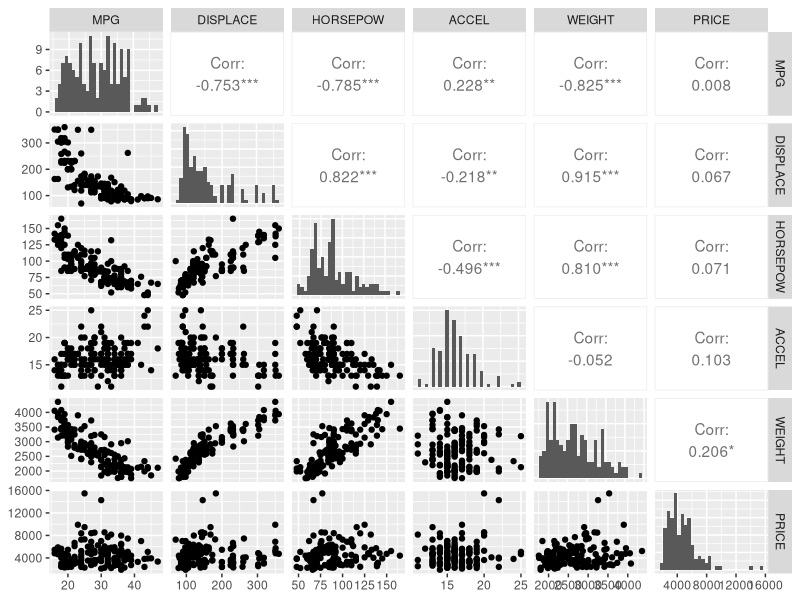
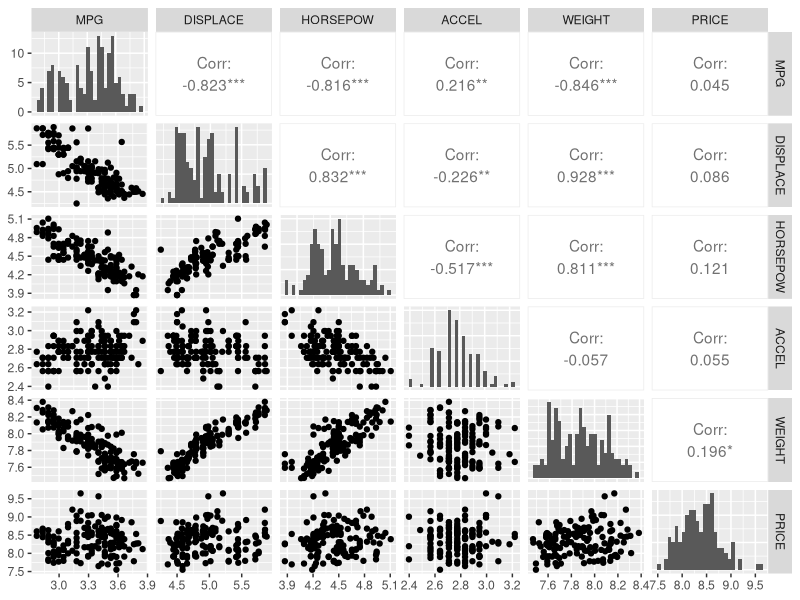
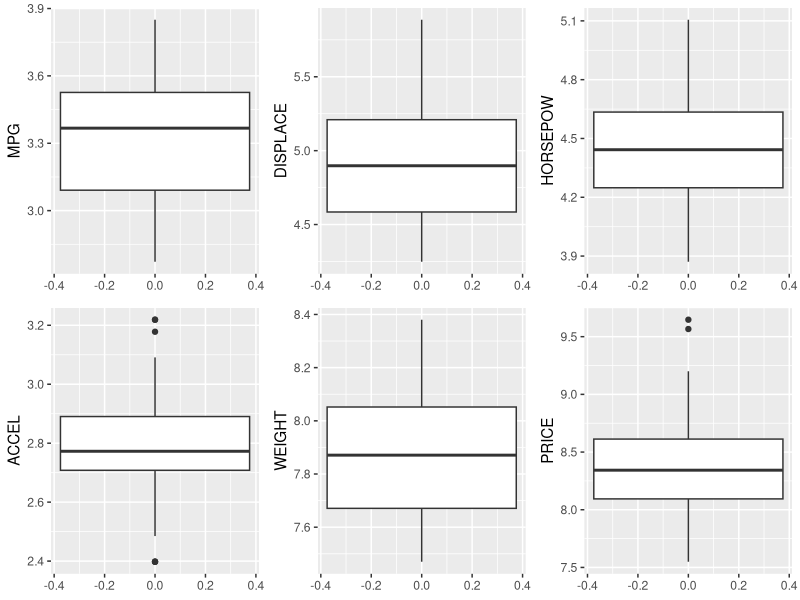

Write the R code that produced these figures, in order.
## ---- chunk 1
library(readxl)
library(dplyr)
library(tidyr)
df <- read_excel("CARDATA.xls")  %>% drop_na() %>% select(-MAKE, -MODEL) %>%
      mutate(ROW = NULL, CYLINDER = as.factor(CYLINDER), 
             YEAR = as.factor(YEAR), ORIGIN = as.factor(ORIGIN))
head(data)
## ---- chunk 2
library(ggplot2)
library(GGally)
df %>% select(-CYLINDER, -YEAR, -ORIGIN) %>% ggpairs(diag=list(continuous = "barDiag"))
## ---- chunk 3
dfLog <- df %>% mutate(MPG = log(MPG), DISPLACE = log(DISPLACE), 
                         HORSEPOW = log(HORSEPOW), ACCEL = log(ACCEL), 
                         WEIGHT = log(WEIGHT), PRICE = log(PRICE))
dfLog %>% select(-CYLINDER, -YEAR, -ORIGIN) %>% ggpairs(diag=list(continuous = "barDiag"))
## ---- chunk 4
library(ggpubr)
MPG <- dfLog %>% ggplot(aes(y=MPG)) + geom_boxplot()
DISPLACE <- dfLog %>% ggplot(aes(y=DISPLACE)) + geom_boxplot()
HORSEPOW <- dfLog %>% ggplot(aes(y=HORSEPOW)) + geom_boxplot()
ACCEL <- dfLog %>% ggplot(aes(y=ACCEL)) + geom_boxplot()
WEIGHT <- dfLog %>% ggplot(aes(y=WEIGHT)) + geom_boxplot()
PRICE <- dfLog %>% ggplot(aes(y=PRICE)) + geom_boxplot()

ggarrange(MPG, DISPLACE, HORSEPOW, ACCEL, WEIGHT, PRICE,
          ncol = 3, nrow = 2)
